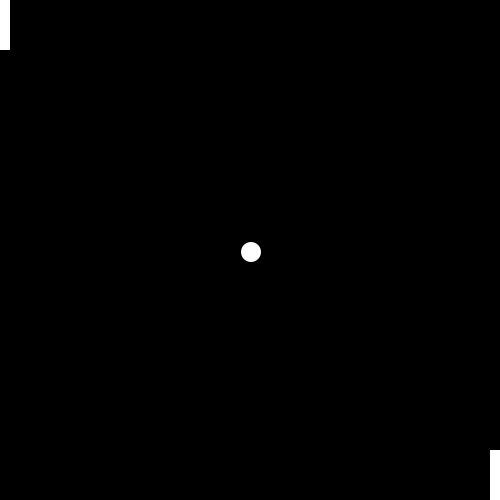
Frame 1 (no input)
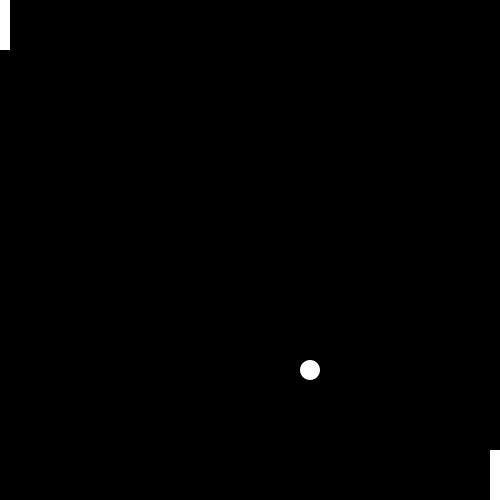
Frame 60 (the mouse pressed at the canvas centre just before this capture)
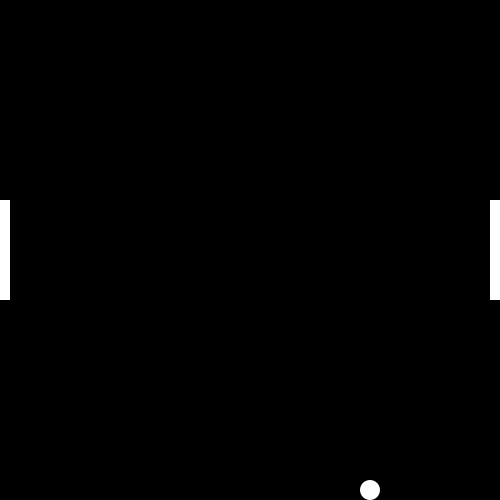
Frame 120 (the mouse held since frame 60 and released just before this capture)

The Processing sketch that drew these frames (run headless with seeded random() and noise(); from frame 60 on, the mouse is pressed at the canvas centre):

// Processing sketch: sketch_190303_pong
// ── sketch_190303_pong.pde
// Position de la balle
float xb = 250;
float yb = 250;
// Vitesse de la balle
float vxb = 1;
float vyb = 2;
// Taille de la balle
float db = 20;
// Raquettes
float hraquette = 100; // hauteur pour les deux raquettes
float lraquette = 10; // largeur de la raquette

float xraquette1 = 5; // position en x de la raquette à gauche
float yraquette1 = 250; // position en y de la raquette à gauche

float xraquette2 = 500-5;  // position en x de la raquette à droite
float yraquette2 = 250;  // position en y de la raquette à droite

// ----------------------------------------------------
void setup()
{
  size(500, 500);
  rectMode(CENTER);
}

// ----------------------------------------------------
void draw()
{
  background(0);

  // Mise à jour de la position de la balle
  xb = xb + vxb; // on rajoute la vitesse en x (vxb) à la position (xb)
  yb = yb + vyb; // on rajoute la vitesse en y (vyb) à la position (yb)

  // On positionn les raquettes : pour l'instant les deux raquettes bougent en fonction de la souris :-)
  yraquette1 = mouseY;
  yraquette2 = height-mouseY;

  // Si la balle sort à droite de l'écran
  if ( xb >= width-lraquette/2 - db/2)
  {
    // Touche-t-elle la raquette2 ? 
    // Oui -> on inverse la vitesse de la balle
    // Non -> balle au centre ! 
    if ( yb >= yraquette2 - hraquette/2 && yb <= yraquette2 + hraquette/2)
    {
      vxb = - vxb;
    }
    else
    {
      xb = 250;
      yb = 250;
    }
  }
  
  // Si la balle sort à gauche de l'écran
  if ( xb <= lraquette/2+db/2)
  {
    if ( yb >= yraquette1 - 50 && yb <= yraquette1 + 50)
    {
      vxb = - vxb;
    }
    else
    {
      xb = 250;
      yb = 250;
    }
  }
  // Si la balle touche le bord en bas de l'écran
  // -> on inverse sa vitesse en y 
  if ( yb <= 0)
  {
    vyb = - vyb;
  }
  // Si la balle touche le bord en haut de l'écran
  // -> on inverse sa vitesse en y 
  if ( yb >= height)
  {
    vyb = - vyb;
  }

  // Dessin de la balle et des raquettes !
  noStroke();
  fill(255);
  ellipse(xb, yb, db, db);
  rect(xraquette1,yraquette1,lraquette,hraquette);
  rect(xraquette2,yraquette2,lraquette,hraquette);
}
